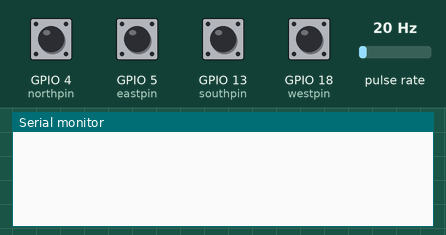
A sketch run on a simulated ESP32. Parts: the last lines printed to the serial monitor. Wiring (inferred from the names in the program): pulse sensor: data GPIO 14. The inputs (shaded band) are chosen by the test bench; at power-on: GPIO 4 (northpin), GPIO 5 (eastpin), GPIO 13 (southpin), GPIO 18 (westpin) HIGH, pulse rate 20 Hz.

Above: at 1.2 s.
1.3 s: GPIO 4 (northpin) pulled LOW for 1 s
At 3.0 s:
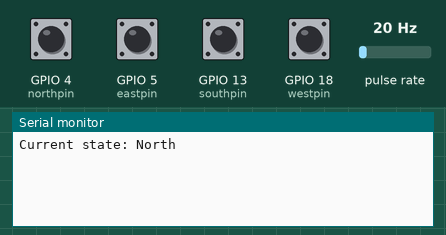
6.4 s: GPIO 5 (eastpin) pulled LOW for 1 s
At 8.1 s:
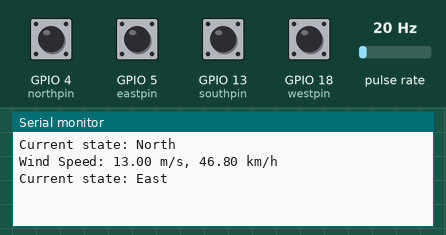
8.9 s: GPIO 13 (southpin) pulled LOW for 0.15 s
At 9.6 s:
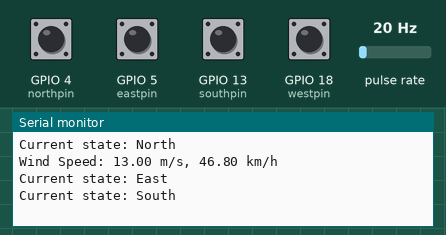
10.5 s: GPIO 18 (westpin) pulled LOW for 1 s
At 12.3 s:
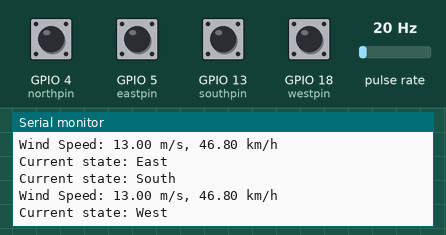
13.0 s: pulse rate (sensor on GPIO 14) set to 4 Hz
14.5 s: pulse rate (sensor on GPIO 14) set to 50 Hz
At 15.4 s:
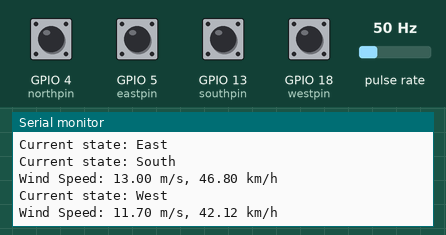

Measured:
- after the input at 1.3 s, the serial monitor: prints a new line after 0.70 s (image 1)
- after the input at 6.4 s, the serial monitor: prints a new line after 0.60 s (image 2)
- after the input at 8.9 s, the serial monitor: prints a new line after 0.10 s (image 3)
- after the input at 10.5 s, the serial monitor: prints a new line after 0.50 s (image 4)
- after the input at 14.5 s, the serial monitor: prints a new line after 0.50 s (image 5)

The sketch:

WindSpeedDirection_TEST.ino
```cpp
// Include required libraries
#include <Arduino.h>

int northpin = 4; // Arbitrary digital pin for monitoring the output
int eastpin = 5;
int southpin = 13;
int westpin = 18;
String currentState = "Current state: ";
int north = 0;
int south = 0;
int east = 0;
int west = 0;

// Current state of the sensor
int lastState = 0;  // Place to save our previous state

// Define constants
const int sensorPin = 14;  // GPIO pin connected to the sensor
const int interruptPin = digitalPinToInterrupt(sensorPin);

// Variables
volatile unsigned int pulseCount = 0;
unsigned long lastMillis;

// Conversion factors
const float secondsPerInterval = 5.0;
const float mPerPulse = 0.65; // Adjust this based on your sensor specifications
const float kmPerHourConversion = 3.6;

// Function prototypes
void IRAM_ATTR handleInterrupt();

void setup() {
  Serial.begin(9600);
  pinMode(sensorPin, INPUT_PULLUP);
  pinMode(northpin, INPUT_PULLUP); // Enable pull-up as sensor output is open collector
  pinMode(eastpin, INPUT_PULLUP);  // Enable pull-up as sensor output is open collector
  pinMode(southpin, INPUT_PULLUP); // Enable pull-up as sensor output is open collector
  pinMode(westpin, INPUT_PULLUP);  // Enable pull-up as sensor output is open collector

  // Attach the interrupt handler
  attachInterrupt(interruptPin, handleInterrupt, FALLING);

  lastMillis = millis();
}

void loop() {
  // Calculate wind speed every 5 seconds
  if (millis() - lastMillis >= (secondsPerInterval * 1000)) {
    detachInterrupt(interruptPin);  // Disable interrupts while calculating
    float windSpeedMetersPerSecond = (float)pulseCount * mPerPulse / secondsPerInterval;
    float windSpeedKmPerHour = windSpeedMetersPerSecond * kmPerHourConversion;

    Serial.print("Wind Speed: ");
    Serial.print(windSpeedMetersPerSecond, 2);
    Serial.print(" m/s, ");
    Serial.print(windSpeedKmPerHour, 2);
    Serial.println(" km/h");

    pulseCount = 0;  // Reset pulse count
    attachInterrupt(interruptPin, handleInterrupt, FALLING);  // Re-enable interrupts
    lastMillis = millis();  // Update last measurement time
  }

  // Additional code for direction sensing
  north = digitalRead(northpin);    // Read the current state of the sensor
  east = digitalRead(eastpin);      // Read the current state of the sensor
  south = digitalRead(southpin);    // Read the current state of the sensor
  west = digitalRead(westpin);      // Read the current state of the sensor

  if (north + east == 0) {
    Serial.println(currentState + "North-east");
  } else if (east + south == 0) {
    Serial.println(currentState + "South-east");
  } else if (west + south == 0) {
    Serial.println(currentState + "South-west");
  } else if (north + west == 0) {
    Serial.println(currentState + "North-west");
  } else if (north == 0) {
    Serial.println(currentState + "North");
  } else if (east == 0) {
    Serial.println(currentState + "East");
  } else if (south == 0) {
    Serial.println(currentState + "South");
  } else if (west == 0) {
    Serial.println(currentState + "West");
  }
  delay (1000);
  // Your main loop code goes here
}

// Interrupt service routine for handling sensor pulses
void IRAM_ATTR handleInterrupt() {
  pulseCount++;
}
```
